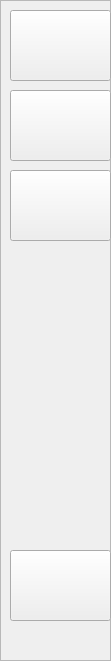
       <widget class="QFrame" name="tab_buttons">
        <property name="geometry">
         <rect>
          <x>-10</x>
          <y>-10</y>
          <width>111</width>
          <height>661</height>
         </rect>
        </property>
        <property name="frameShape">
         <enum>QFrame::StyledPanel</enum>
        </property>
        <property name="frameShadow">
         <enum>QFrame::Raised</enum>
        </property>
        <widget class="QPushButton" name="chatting_button">
         <property name="geometry">
          <rect>
           <x>10</x>
           <y>10</y>
           <width>101</width>
           <height>71</height>
          </rect>
         </property>
         <property name="cursor">
          <cursorShape>PointingHandCursor</cursorShape>
         </property>
         <property name="styleSheet">
          <string notr="true">QPushButton{
background-image:url(:/icons/icons/Vector.png);
 background-position: center;

 background-repeat: no-repeat;
color: transparent
}</string>
         </property>
         <property name="text">
          <string/>
         </property>
        </widget>
        <widget class="QPushButton" name="requests_button">
         <property name="geometry">
          <rect>
           <x>10</x>
           <y>90</y>
           <width>101</width>
           <height>71</height>
          </rect>
         </property>
         <property name="cursor">
          <cursorShape>PointingHandCursor</cursorShape>
         </property>
         <property name="styleSheet">
          <string notr="true">QPushButton{
background-image:url(:/icons/icons/Group 1.png);
 background-position: center;

 background-repeat: no-repeat;
color: transparent
}
</string>
         </property>
         <property name="text">
          <string/>
         </property>
        </widget>
        <widget class="QPushButton" name="settings_button">
         <property name="geometry">
          <rect>
           <x>10</x>
           <y>170</y>
           <width>101</width>
           <height>71</height>
          </rect>
         </property>
         <property name="cursor">
          <cursorShape>PointingHandCursor</cursorShape>
         </property>
         <property name="styleSheet">
          <string notr="true">QPushButton{
background-image: url(:/icons/icons/settings.png);
 background-position: center;

 background-repeat: no-repeat;
color: transparent
}</string>
         </property>
         <property name="text">
          <string/>
         </property>
        </widget>
        <widget class="QPushButton" name="signout_button">
         <property name="geometry">
          <rect>
           <x>10</x>
           <y>550</y>
           <width>101</width>
           <height>71</height>
          </rect>
         </property>
         <property name="cursor">
          <cursorShape>PointingHandCursor</cursorShape>
         </property>
         <property name="styleSheet">
          <string notr="true">QPushButton{
background-image:url(:/icons/icons/Sign-out.png);
 background-position: center;

 background-repeat: no-repeat;
color: transparent
}</string>
         </property>
         <property name="text">
          <string/>
         </property>
        </widget>
       </widget>
